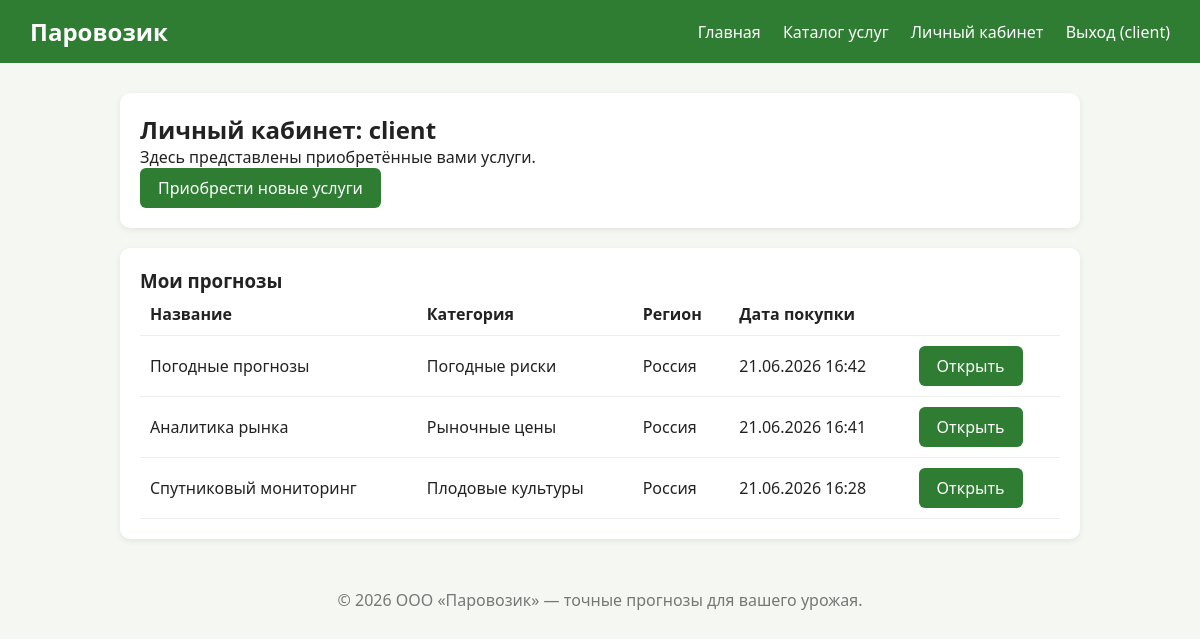
/cabinet/ (signed in), run on the app's committed database.
### forecasts/models.py (models this page shows, shortened)
class Purchase(models.Model):
    user = models.ForeignKey(User, on_delete=models.CASCADE, related_name='purchases', verbose_name='Пользователь')
    forecast = models.ForeignKey(Forecast, on_delete=models.CASCADE, verbose_name='Прогноз')
    purchased_at = models.DateTimeField('Дата приобретения', auto_now_add=True)
    class Meta:
        verbose_name = 'Приобретённая услуга'
        verbose_name_plural = 'Приобретённые услуги'
        unique_together = ('user', 'forecast')
        ordering = ['-purchased_at']

class Forecast(models.Model):
    CATEGORY_CHOICES = [
        ('grain', 'Зерновые культуры'),
        ('veg', 'Овощи'),
        ('fruit', 'Плодовые культуры'),
        ('weather', 'Погодные риски'),
        ('market', 'Рыночные цены'),
    ]
    title = models.CharField('Название прогноза', max_length=200)
    category = models.CharField('Категория', max_length=20, choices=CATEGORY_CHOICES)
    description = models.TextField('Описание')
    region = models.CharField('Регион', max_length=120, default='Россия')
    price = models.DecimalField('Цена, ₽', max_digits=10, decimal_places=2, default=0)
    file = models.FileField('Файл прогноза', upload_to='forecasts/', blank=True, null=True)
    chart_html = models.TextField(
        'HTML-прогноз с графиками',
        blank=True,
        default='',
        help_text='HTML-разметка с графиками, отображается в кабинете'
    )
    created_at = models.DateTimeField('Дата загрузки', auto_now_add=True)
    author = models.ForeignKey(User, on_delete=models.SET_NULL, null=True, verbose_name='Загрузил')
    class Meta:
        verbose_name = 'Прогноз'
        verbose_name_plural = 'Прогнозы'
        ordering = ['-created_at']

### forecasts/views.py (the view)
# urls.py: path('cabinet/', views.user_dashboard, name='user_dashboard'),
@login_required
def user_dashboard(request):
    purchases = Purchase.objects.filter(user=request.user).select_related('forecast')
    return render(request, 'forecasts/user_dashboard.html', {'purchases': purchases})

### forecasts/templates/forecasts/user_dashboard.html
{% extends 'base.html' %}
{% block content %}
<div class="card">
    <h2>Личный кабинет: {{ user.username }}</h2>
    <p>Здесь представлены приобретённые вами услуги.</p>
    <a class="btn" href="{% url 'catalog' %}">Приобрести новые услуги</a>
</div>
<div class="card">
    <h3>Мои прогнозы</h3>
    {% if purchases %}
    <table>
        <tr><th>Название</th><th>Категория</th><th>Регион</th><th>Дата покупки</th><th></th></tr>
        {% for p in purchases %}
        <tr>
            <td>{{ p.forecast.title }}</td>
            <td>{{ p.forecast.get_category_display }}</td>
            <td>{{ p.forecast.region }}</td>
            <td>{{ p.purchased_at|date:"d.m.Y H:i" }}</td>
            <td><a class="btn" href="{% url 'forecast_detail' p.forecast.pk %}">Открыть</a></td>
        </tr>
        {% endfor %}
    </table>
    {% else %}
        <p>Вы ещё не приобрели ни одной услуги.</p>
    {% endif %}
</div>
{% endblock %}

### forecasts/templates/base.html (shortened to what this page needs)
<!DOCTYPE html>
<html lang="ru">
<head>
</head>
<body>
<header>
    <div class="logo">Паровозик</div>
    <nav>
        <a href="{% url 'home' %}">Главная</a>
        {% if user.is_authenticated %}
            <a href="{% url 'catalog' %}">Каталог услуг</a>
            <a href="{% url 'dashboard' %}">Личный кабинет</a>
            <a href="{% url 'logout' %}">Выход ({{ user.username }})</a>
        {% else %}
            <a href="{% url 'login' %}">Вход</a>
            <a href="{% url 'register' %}">Регистрация</a>
        {% endif %}
    </nav>
</header>
<div class="container">
    {% block content %}{% endblock %}
</div>
<footer>© 2026 ООО «Паровозик» — точные прогнозы для вашего урожая.</footer>
</body>
</html>

### forecasts/templates/base.html (style rules this page uses)
* { box-sizing: border-box; margin: 0; padding: 0; }
body { font-family: 'Segoe UI', sans-serif; background: #f4f7f2; color: #222; }
header { background: #2e7d32; color: #fff; padding: 15px 30px; display: flex; justify-content: space-between; align-items: center; }
header .logo { font-size: 1.5em; font-weight: bold; }
nav a { color: #fff; margin-left: 18px; text-decoration: none; }
.container { max-width: 1000px; margin: 30px auto; padding: 0 20px; }
.card { background: #fff; border-radius: 10px; padding: 20px; margin-bottom: 20px; box-shadow: 0 2px 6px rgba(0,0,0,.08); }
.btn { display: inline-block; background: #2e7d32; color: #fff; padding: 9px 18px; border: none; border-radius: 6px; cursor: pointer; text-decoration: none; }
table { width: 100%; border-collapse: collapse; }
th, td { padding: 10px; border-bottom: 1px solid #eee; text-align: left; }
footer { text-align: center; padding: 20px; color: #777; }

### data on the page
Purchase: forecast "Погодные прогнозы", forecast.category "Погодные риски", forecast.region "Россия", purchased_at "21.06.2026 16:42"
Purchase: forecast "Аналитика рынка", forecast.category "Рыночные цены", forecast.region "Россия", purchased_at "21.06.2026 16:41"
Purchase: forecast "Спутниковый мониторинг", forecast.category "Плодовые культуры", forecast.region "Россия", purchased_at "21.06.2026 16:28"

### other printed values
{{ user.username }} "client"
